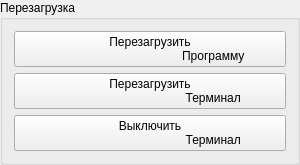
                          <widget class="QGroupBox" name="grpAdminRestart">
                            <property name="minimumSize">
                              <size>
                                <width>300</width>
                                <height>0</height>
                              </size>
                            </property>
                            <property name="title">
                              <string>Перезагрузка</string>
                            </property>
                            <layout class="QVBoxLayout" name="verticalLayout_5">
                              <item>
                                <widget class="QPushButton" name="btnRestartAppTypeDevices">
                                  <property name="text">
                                    <string>Перезагрузить
                                      Программу</string>
                                  </property>
                                  <property name="icon">
                                    <iconset resource="../../ekiosk.qrc">
                                      <normaloff>:/assets/icons/admin_3.png</normaloff>
                                      :/assets/icons/admin_3.png</iconset>
                                  </property>
                                  <property name="iconSize">
                                    <size>
                                      <width>64</width>
                                      <height>64</height>
                                    </size>
                                  </property>
                                </widget>
                              </item>
                              <item>
                                <widget class="QPushButton" name="btnRestartTypeDevices">
                                  <property name="text">
                                    <string>Перезагрузить
                                      Терминал</string>
                                  </property>
                                  <property name="icon">
                                    <iconset resource="../../ekiosk.qrc">
                                      <normaloff>:/assets/icons/admin_3.png</normaloff>
                                      :/assets/icons/admin_3.png</iconset>
                                  </property>
                                  <property name="iconSize">
                                    <size>
                                      <width>64</width>
                                      <height>64</height>
                                    </size>
                                  </property>
                                </widget>
                              </item>
                              <item>
                                <widget class="QPushButton" name="btnPowerOffTypeDevices">
                                  <property name="text">
                                    <string>Выключить
                                      Терминал</string>
                                  </property>
                                  <property name="icon">
                                    <iconset resource="../../ekiosk.qrc">
                                      <normaloff>:/assets/icons/admin_8.png</normaloff>
                                      :/assets/icons/admin_8.png</iconset>
                                  </property>
                                  <property name="iconSize">
                                    <size>
                                      <width>64</width>
                                      <height>64</height>
                                    </size>
                                  </property>
                                </widget>
                              </item>
                            </layout>
                          </widget>
